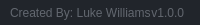
              <widget class="QFrame" name="frame_grip">
               <property name="minimumSize">
                <size>
                 <width>0</width>
                 <height>25</height>
                </size>
               </property>
               <property name="maximumSize">
                <size>
                 <width>16777215</width>
                 <height>25</height>
                </size>
               </property>
               <property name="styleSheet">
                <string notr="true">background-color: rgb(33, 37, 43);</string>
               </property>
               <property name="frameShape">
                <enum>QFrame::NoFrame</enum>
               </property>
               <property name="frameShadow">
                <enum>QFrame::Raised</enum>
               </property>
               <layout class="QHBoxLayout" name="horizontalLayout_6">
                <property name="spacing">
                 <number>0</number>
                </property>
                <property name="leftMargin">
                 <number>0</number>
                </property>
                <property name="topMargin">
                 <number>0</number>
                </property>
                <property name="rightMargin">
                 <number>2</number>
                </property>
                <property name="bottomMargin">
                 <number>0</number>
                </property>
                <item>
                 <widget class="QFrame" name="frame_label_bottom">
                  <property name="frameShape">
                   <enum>QFrame::NoFrame</enum>
                  </property>
                  <property name="frameShadow">
                   <enum>QFrame::Raised</enum>
                  </property>
                  <layout class="QHBoxLayout" name="horizontalLayout_7">
                   <property name="spacing">
                    <number>0</number>
                   </property>
                   <property name="leftMargin">
                    <number>10</number>
                   </property>
                   <property name="topMargin">
                    <number>0</number>
                   </property>
                   <property name="rightMargin">
                    <number>10</number>
                   </property>
                   <property name="bottomMargin">
                    <number>0</number>
                   </property>
                   <item>
                    <widget class="QLabel" name="label_credits">
                     <property name="font">
                      <font/>
                     </property>
                     <property name="styleSheet">
                      <string notr="true">color: rgb(98, 103, 111);</string>
                     </property>
                     <property name="text">
                      <string>Created By: Luke Williams</string>
                     </property>
                    </widget>
                   </item>
                   <item>
                    <widget class="QLabel" name="label_version">
                     <property name="maximumSize">
                      <size>
                       <width>100</width>
                       <height>16777215</height>
                      </size>
                     </property>
                     <property name="font">
                      <font/>
                     </property>
                     <property name="styleSheet">
                      <string notr="true">color: rgb(98, 103, 111);</string>
                     </property>
                     <property name="text">
                      <string>v1.0.0</string>
                     </property>
                     <property name="alignment">
                      <set>Qt::AlignRight|Qt::AlignTrailing|Qt::AlignVCenter</set>
                     </property>
                    </widget>
                   </item>
                  </layout>
                 </widget>
                </item>
                <item>
                 <widget class="QFrame" name="frame_size_grip">
                  <property name="maximumSize">
                   <size>
                    <width>20</width>
                    <height>20</height>
                   </size>
                  </property>
                  <property name="styleSheet">
                   <string notr="true">QSizeGrip {
	background-image: url(:/16x16/icons/16x16/cil-size-grip.png);
	background-position: center;
	background-repeat: no-reperat;
}</string>
                  </property>
                  <property name="frameShape">
                   <enum>QFrame::NoFrame</enum>
                  </property>
                  <property name="frameShadow">
                   <enum>QFrame::Raised</enum>
                  </property>
                 </widget>
                </item>
               </layout>
              </widget>
